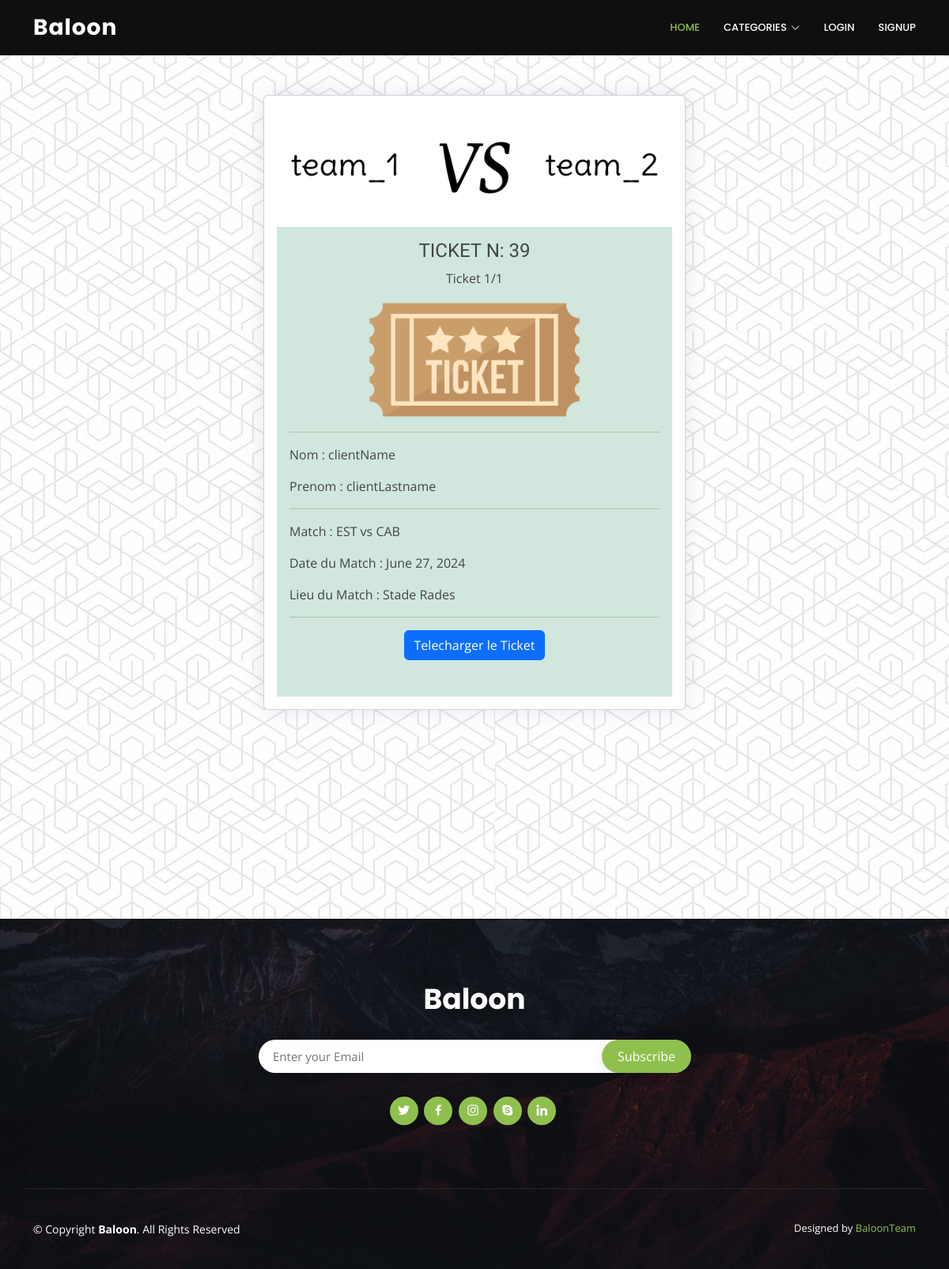
Screenshot of /ticket/telecharger_ticket/39&1 with the database file from the repository.
### tickets_app/models.py (models this page shows, shortened)
class Tickets(models.Model):
    client = models.ForeignKey(Client, on_delete=models.CASCADE)
    match = models.ForeignKey(Events, on_delete=models.CASCADE)
    date = models.DateField(auto_now_add=True)
    TICKET_TYPES = (
        ('Regulier', 'Regulier'),
        ('VIP', 'VIP'),
    )
    ticket_type = models.CharField(max_length=10, choices=TICKET_TYPES, default='Regulier')
    nbr = models.IntegerField(default=1)

### events_app/models.py (models this page shows, shortened)
class Events(models.Model):
    match = models.CharField(max_length=255)
    date = models.DateField(default=timezone.now)
    lieu = models.CharField(max_length=255)
    organisateur = models.ForeignKey(Organisateur, on_delete=models.CASCADE, related_name='events')
    image = models.ImageField(upload_to='images', default='default.png', blank=True)

### users_app/models.py (models this page shows, shortened)
class Users(models.Model):
    email = models.CharField(max_length=255)
    USER_TYPES = [
        ('Client', 'Client'),
        ('Organisateur', 'Organisateur'),
        ('Admin', 'Admin'),
    ]
    user_type = models.CharField(max_length=255, choices=USER_TYPES)  # Client | Organisateur | Admininstrateur
    addresse = models.CharField(max_length=500)
    profile_img = models.ImageField(default='profile_img_default.png', blank=True)

class Client(Users):
    nom = models.CharField(max_length=255)
    prenom = models.CharField(max_length=255)

### tickets_app/views.py (the view)
# urls.py: path('telecharger_ticket/<int:id_tckt>&<int:numero>', views.telecharger_ticket, name='telecharger_ticket'),
def telecharger_ticket(request, id_tckt, numero):
    ticket = Tickets.objects.get(id=id_tckt)
    return render(request, 'tickets_app/telecharger_ticket.html', {'ticket': ticket, 'numero': numero})

### templates/tickets_app/telecharger_ticket.html (shortened to what this page needs)
{% extends "base.html" %}
{% load static %}
{% block content %}
<div class="container">
<link rel="stylesheet" href="{% static 'css/tickets_index.css' %}">
    <div class="row justify-content-center">
        <div class="col-md-6 telecharger">
            <div class="card h-100 card-body ticket-info">
                <img src="{{ticket.match.image.url}}" style="height: 150px; width: auto;">
                <div class="card-body ticket-info  {{ ticket.ticket_type }}">
                    <h4 class="text-center">TICKET N: {{ ticket.id }}</h4>
                    <p class="text-center telecharger">Ticket {{ numero }}/{{ ticket.nbr }}</p>
                    <div class="d-flex justify-content-center align-items-center telecharger">
                        {% if ticket.ticket_type == 'Regulier' %}
                            <img src="{% static 'Ticket_Reg_logo.png.webp'%}" style="height: 150px; width: auto;" class="card-img-top">
                        {% endif %}
                    </div>
                    <hr>
                    <p class="telecharger">Nom : <span>{{ticket.client.nom}}</span></p>
                    <p class="telecharger">Prenom : <span>{{ticket.client.prenom}}</span></p>
                    <hr>
                    <p class="telecharger">Match : <span>{{ticket.match.match}}</span></p>
                    <p class="telecharger">Date du Match : <span>{{ticket.match.date}}</span></p>
                    <p class="telecharger">Lieu du Match : <span>{{ ticket.match.lieu }}</span></p>
                    <hr>
                    <div class="text-center">
                        <button class="btn btn-primary" onclick="printTicket()">Telecharger le Ticket</button>
                    </div>
                </div>
            </div>
        </div>
    </div>
</div>
<br>
{% endblock content %}

### statics/assets/css/style.css (style rules this page uses)
:root { scroll-behavior: smooth; }
body { font-family: "Open Sans", sans-serif; background: #f6f9ff; color: #444444; }
h1, h2, h3, h4, h5, h6 { font-family: "Nunito", sans-serif; }
.card { margin-bottom: 30px; border: none; border-radius: 5px; box-shadow: 0px 0 30px rgba(1, 41, 112, 0.1); }
.card-body { padding: 0 20px 20px 20px; }

### statics/header/assets/css/style.css (style rules this page uses)
body { font-family: "Open Sans", sans-serif; color: #444444; }
h1, h2, h3, h4, h5, h6 { font-family: "Raleway", sans-serif; }

### statics/css/tickets_index.css (style rules this page uses)
.Regulier { background-color: #d1e7dd; color: #000; margin: 0; padding: 50; font-size: 16px; line-height: 24px; }

### rows the page displays
Tickets: match.image (placeholder picture), id "39", nbr "1", client.nom "clientName", client.prenom "clientLastname", match.match "EST vs CAB", match "June 27, 2024", match.lieu "Stade Rades"

### other values shown
{{ numero }} "1"
